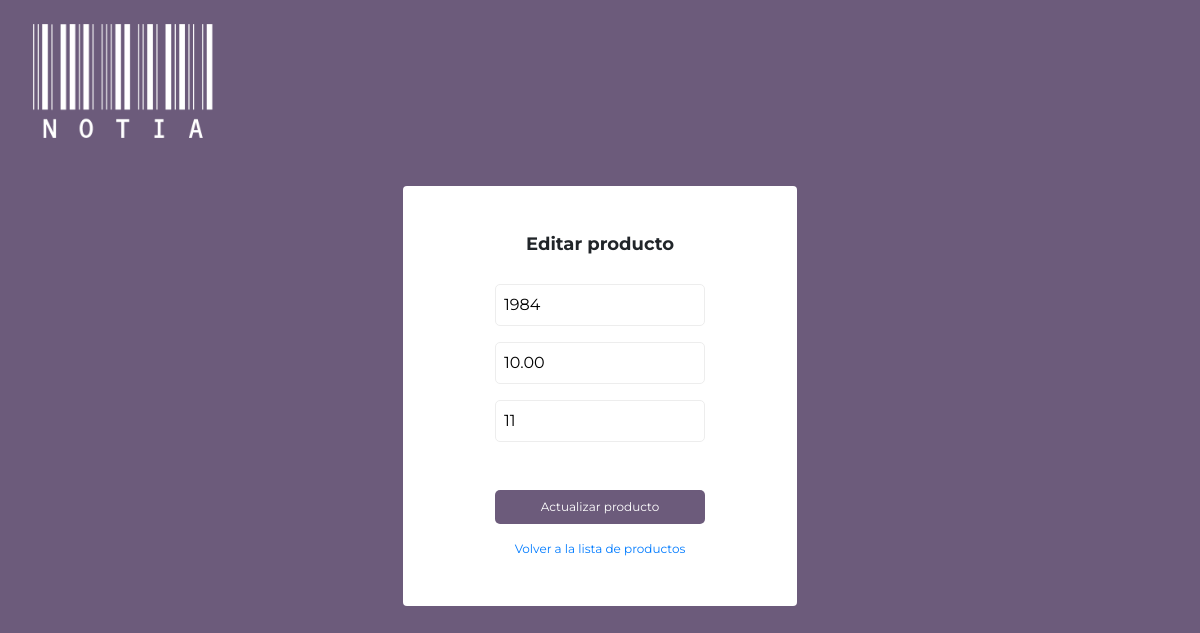
The app's page /editarProductos.php?id=2 with its own data.
### tables this page shows
CREATE TABLE `productos` (
  `Codigo` int(11) NOT NULL,
  `Nombre` varchar(100) DEFAULT NULL,
  `Precio` decimal(10,2) NOT NULL,
  `Stock` int(11) DEFAULT NULL
);

### editarProductos.php (the view, shortened to what this page needs)
<?php
include 'conexion.php';
$row = null;
if (isset($_GET['id'])) {
    $id = intval($_GET['id']);
    $sql = "SELECT * FROM productos WHERE Codigo = $id";
    $result = $conn->query($sql);
    if ($result->num_rows > 0) {
        $row = $result->fetch_assoc();
    } else {
        echo "<script>alert('producto no encontrado');
            location.assign('index.php'); </script>";
        exit();
    }
}
?>
<!DOCTYPE html>
<html lang="en">
<head>
    <link rel="stylesheet" href="css/style.css">
    <link rel="stylesheet" href="https://cdn.jsdelivr.net/npm/bootstrap@4.6.2/dist/css/bootstrap.min.css">
</head>
<body class="bg-azul overflow-hidden">
    <div class="w-100">
        <div class="row">
            <div class="col-md-12 p-4 pl-5">
                <img src="img\notiaBlanco.png" alt="logo TwelveBit" class="logo">
            </div>
        </div>
        <div class="row p-4 d-flex justify-content-center">
            <div class="col-lg-4 col-md-6 col-10 p-5 d-flex flex-column align-items-center contenedor">
            <h1 class="fs18 bold fsMono mb-4">Editar producto</h1>
            <?php if ($row) { ?>
            <form action="editarProductos.php" method="POST" class="d-flex flex-column align-items-center mt-1">
                <div>
                    <input type="text" id="nombre" name="nombre" placeholder="Nombre" value="<?php echo $row['Nombre']; ?>" required>
                </div>
                <div class="mt-3">
                    <input type="number" step="0.01" id="precio" name="precio" placeholder="Precio" value="<?php echo $row['Precio']; ?>" required>
                </div>
                <div class="mt-3">
                    <input type="stock" id="stock" name="stock" placeholder="Stock" value="<?php echo $row['Stock']; ?>" required>
                </div>
                <button type="submit" class="boton mt-5 w-100">Actualizar producto</button>
                <a href="index.php" class="mt-3 fs12 text-center">Volver a la lista de productos</a>
            </form>
            <?php } else { ?>
                <p>Producto no encontrado.</p>
            <?php } ?>
            </div>
        </div>
    </div>
</body>
</html>

### css/style.css (style rules this page uses)
* { margin: 0; padding: 0; font-family: 'Montserrat', sans-serif; }
.bg-azul { background-color: #6c5b7b; }
.contenedor { background-color:#ffffff; border-radius:4px; }
.fs12 { font-size:12px; }
.fs18 { font-size:18px; }
.bold { font-weight: 700; }
.boton { background-color: #6c5b7b; border-radius:5px; font-size:12px; padding:8px; color:#ffffff; border:none; }
.logo { width:200px; }
input { border:1px solid #EDEDED; border-radius:5px; padding:8px; font-size:12px; }
body { background-color: #6c5b7b; }

### records on screen
productos: nombre "1984", precio "10.00", stock "11"
